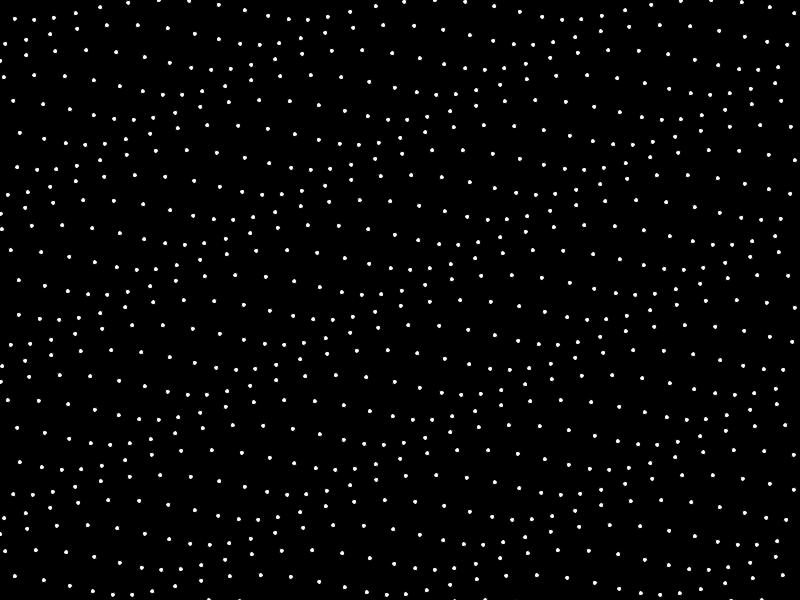
Frame 1 (no input)
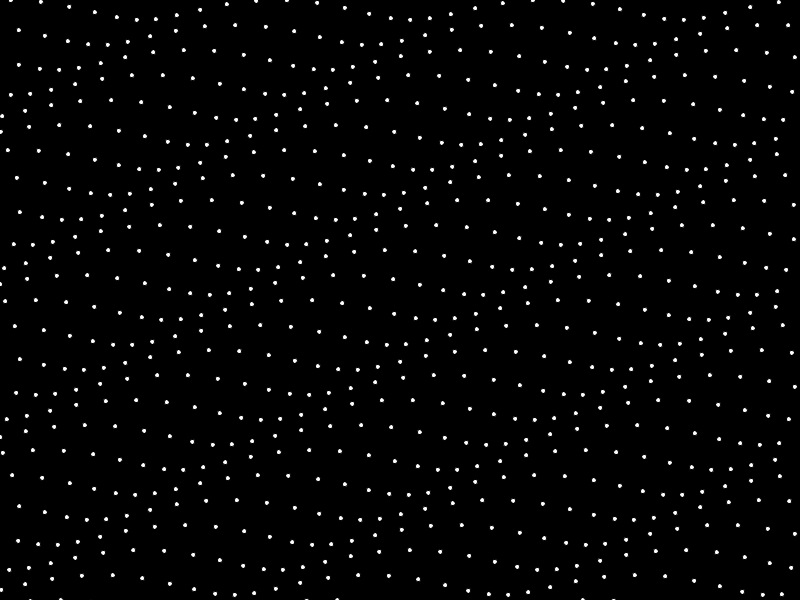
Frame 60 (the mouse pressed at the canvas centre just before this capture)
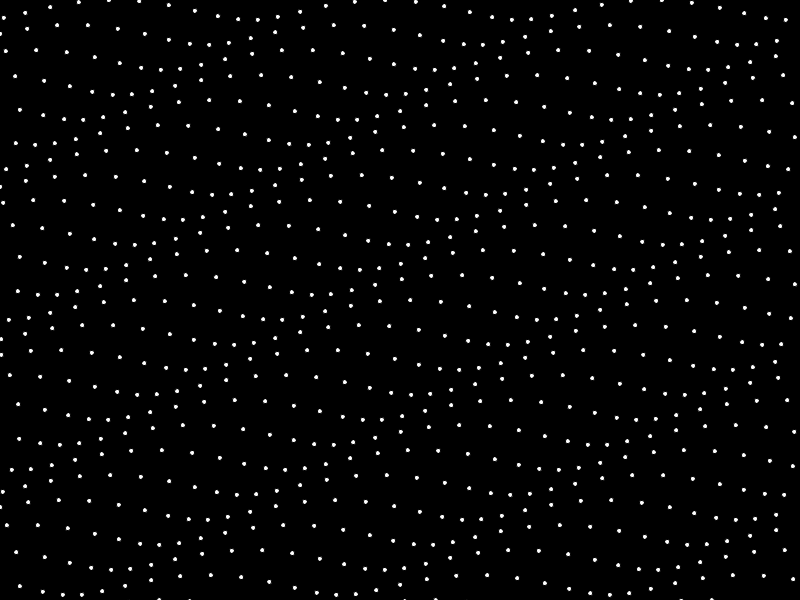
Frame 120 (the mouse held since frame 60 and released just before this capture)

The Processing sketch that drew these frames (run headless with seeded random() and noise(); from frame 60 on, the mouse is pressed at the canvas centre):

// Processing sketch: processing_150997
// ── processing_150997.pde

float space = 20;
float sz = 5;
float rec = 0;


void setup() {
  size(800, 600);
}

void draw() {
  background(0);
  fill(255);
  
  rec += TWO_PI / 100;
  float i = 0;
  
  for (float x = space * .5; x < width; x += space + sz) {
    for (float y = space * .5; y < width; y += space + sz) {
      i++;
      float rx = cos(rec + i) * 10 + x;
      float ry = sin(rec + i) * 10 + y;
      ellipse(rx, ry, sz, sz);
    }
  }
}
